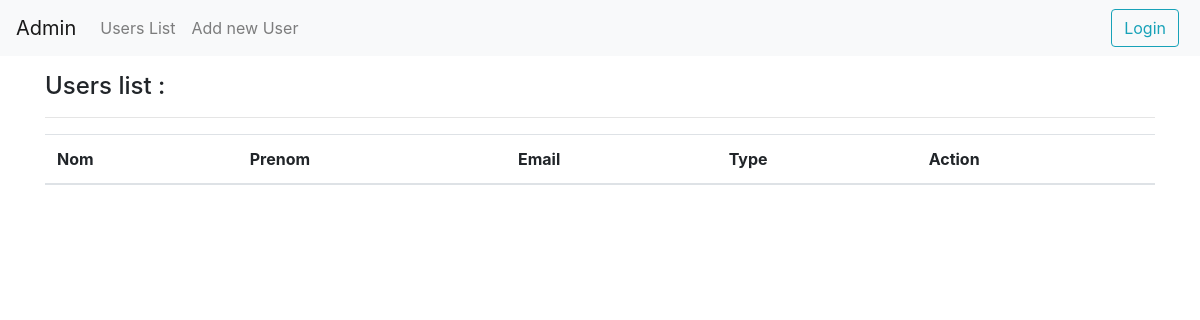
Before: /show_users with the older database file.
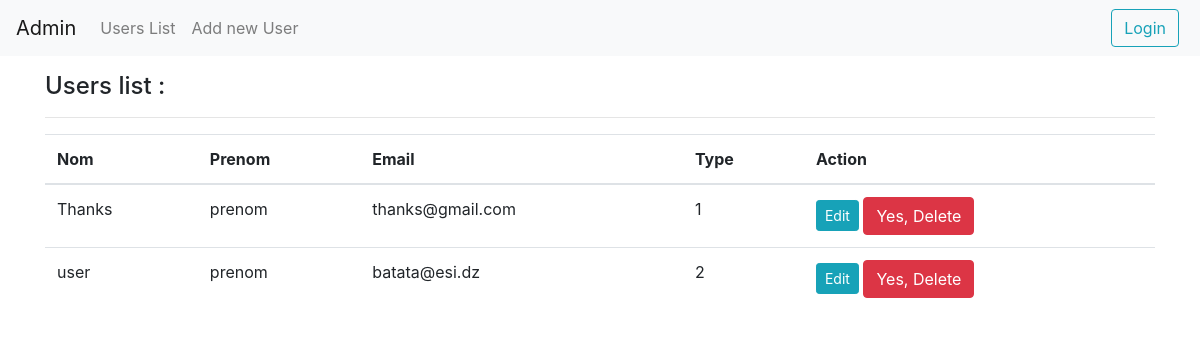
After: the same page with the newer database file.
### app/models.py (models this page shows, shortened)
class Profile(models.Model):
    user = models.OneToOneField("User", on_delete=models.CASCADE)
    dep = models.CharField(max_length=50)
    age = models.IntegerField()

class User(AbstractUser):
    USER_TYPE_CHOICES = (
      (1, 'content_admin'),
      (2, 'sous_dir'),
      (3, 'chef_dep'),
      (4, 'cadre'),
      )
    class Meta:
        db_table = 'auth_user'
    objects = MyUserManager()
    username = None
    Nom = models.CharField(max_length=50, default="user")
    prenom = models.CharField(max_length=50, default="prenom")
    email = models.EmailField('email address', unique=True)
    telephone = models.CharField(max_length=255, default="tel")
    adresse = models.CharField(max_length=255, default="adresse")
    user_type = models.PositiveSmallIntegerField(choices=USER_TYPE_CHOICES)
    USERNAME_FIELD = 'email'
    REQUIRED_FIELDS = ['Nom', 'prenom', 'telephone', 'adresse', 'user_type']

### app/views.py (the view)
# urls.py: path('show_users', views.showUsers, name="show_users"),
def showUsers(request):
	user = Profile.objects.all()
	return render(request, "show_users.html" , {'user' : user})

### app/templates/show_users.html
{% extends 'base.html' %}
{% block content %}
<div class="container mt-3">
    <h4>Users list :  </h4>
    <hr>
    <table class="table">
        <thead>
            <tr>
                <th>Nom</th>
                <th>Prenom</th>
                <th>Email</th>
                <th>Type</th>
                <th>Action</th>
            </tr>
        </thead>
        <tbody>
            {% for p in user %}
            <tr>
                <td> {{p.user.Nom}}</td>
                <td> {{p.user.prenom}} </td>
                <td> {{p.user.email}} </td>
                <td> {{p.user.user_type}}</td>
                <td>
                    <a href="update/{{p.id}}" class="btn btn-sm btn-info">Edit</a>
                    <a href="delete/{{u.id}}" class="btn btn-danger">Yes, Delete</a>
                </td>
            </tr>
            {% endfor %}
        </tbody>
    </table>
</div>
{% endblock content %}

Changed rows visible on the page:
added Profile: user.Nom "Thanks", user.prenom "prenom", user.email "thanks@gmail.com", user.user_type "1"
added Profile: user.Nom "user", user.prenom "prenom", user.email "batata@esi.dz", user.user_type "2"
